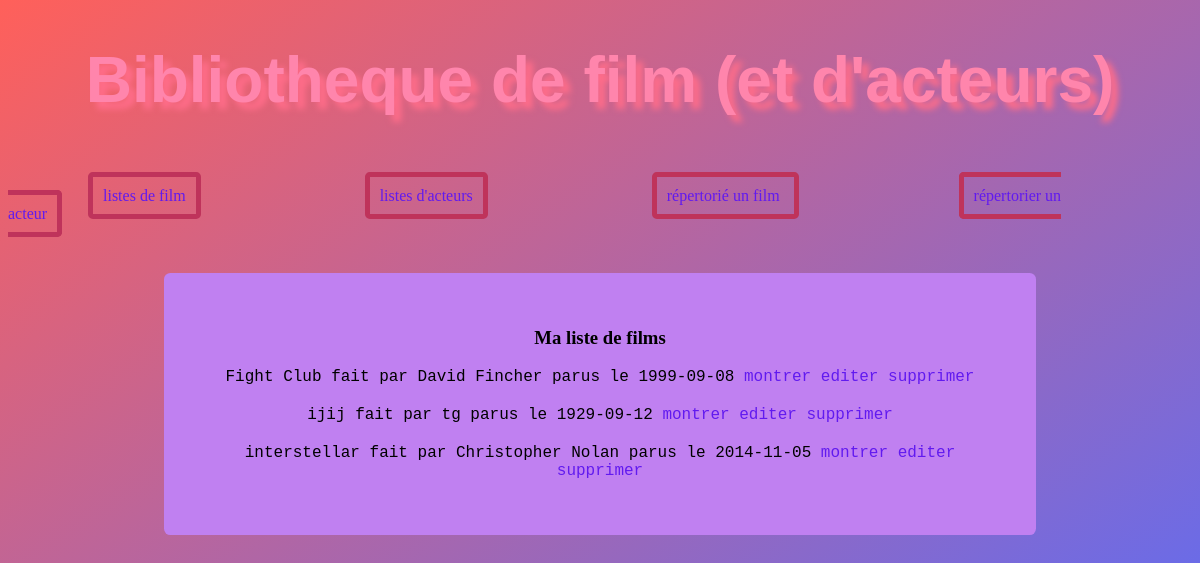
The page /mabibliotheque/index/ on the database as committed earlier.
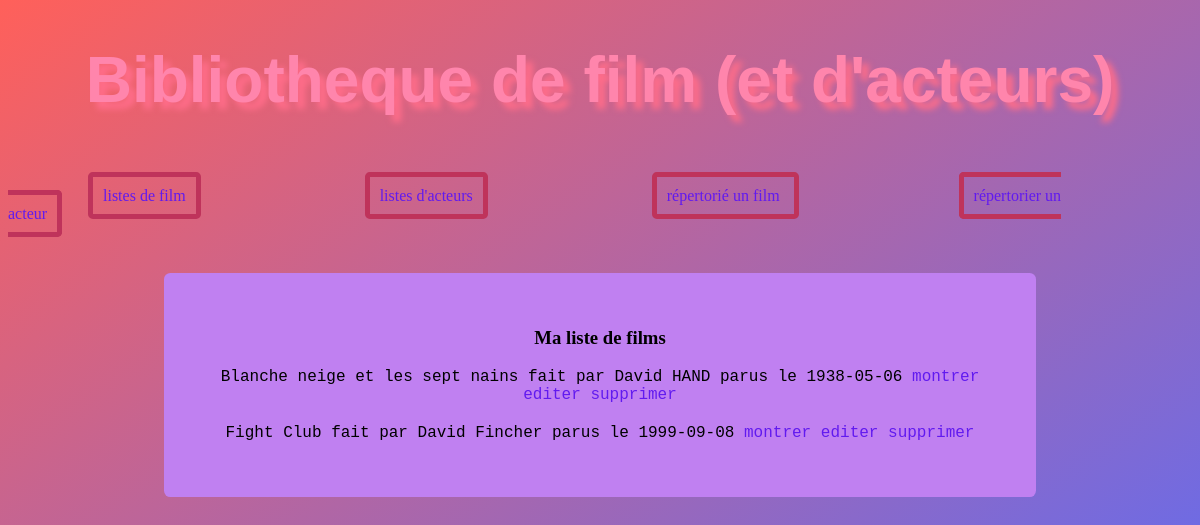
The same page on the database as committed later.
### mabibliotheque/models.py (models this page shows, shortened)
class Film(models.Model):
    titre = models.CharField(max_length=100)
    realisateur = models.CharField(max_length=100)
    date_sortie = models.DateField(blank=True, null=True)
    duree = models.IntegerField(blank=False)
    resume = models.TextField(null=True, blank=True)
    acteur = models.ForeignKey(Acteur, on_delete=models.CASCADE, null=True)
    def __str__(self):
        chaine = f"{self.titre} fait par {self.realisateur} parus le {self.date_sortie}"
        return chaine

### mabibliotheque/views.py (the view)
# urls.py: path('index/', views.index),
def index(request):
    liste = list(models.Film.objects.all())
    return render(request,"mabibliotheque/index.html",{"liste": liste})

### mabibliotheque/templates/mabibliotheque/index.html (shortened to what this page needs)
<!DOCTYPE html>
<html lang="fr">
<head>
    {% load static %}
    <link rel="stylesheet" type="text/css" href="{%static 'mabibliotheque/style.css'%}">
</head>
<body>
<h1 class="titreprincipale"> Bibliotheque de film (et d'acteurs) </h1>
<a class="cadretitre" href="/mabibliotheque/index"> listes de film</a>
<a class="cadretitre" href="/mabibliotheque/index2"> listes d'acteurs</a>
<a class="cadretitre" href="/mabibliotheque/ajout"> répertorié un film </a>
<a class="cadretitre" href="/mabibliotheque/formulaire2"> répertorier un acteur</a>
{% block content %}
<ol> <h3> Ma liste de films</h3>
    {% for l in liste %}
        <li> {{l}} <a href="/mabibliotheque/affiche/{{l.id}}/">montrer</a> <a href="/mabibliotheque/update/{{l.id}}/"> editer</a> <a href="/mabibliotheque/delete/{{l.id}}/"> supprimer</a></li>
    {% endfor %}
</ol>
{% endblock %}
</body>
</html>

### mabibliotheque/static/mabibliotheque/style.css (style rules this page uses)
body { height:100%; }
body { background: linear-gradient(to left top, rgba(54, 86, 462, 0.863), rgb(542, 96, 90)); background-attachment: fixed; }
.titreprincipale { font-family: 'Oswald', sans-serif; font-size: 4em; text-align: center; margin-bottom : 70px; text-shadow: 7px 7px 6px rgb(309, 109, 138); color:#FF85AC; }
a { text-align: center; text-decoration: none; color: #611AEF; }
.cadretitre { width: 25%; border: 5px solid rgb(191,51,91); border-radius: .3em; padding: 10px; display: row; justify-content: space-between; margin: 5em; }
li { list-style : none; margin-bottom: 20px; font-family : 'Andale Mono', monospace; }
ol, form { margin-top : 50px; padding : 3%; background-color : #C080F1; border-radius : .4em; text-align : center; margin-left: auto; margin-right: auto; width : 800px; }

Rows that differ between the two databases and show on the page:
removed Film: titre+realisateur+date_sortie "ijij fait par tg parus le 1929-09-12"
removed Film: titre+realisateur+date_sortie "interstellar fait par Christopher Nolan parus le 2014-11-05"
added Film: titre+realisateur+date_sortie "Blanche neige et les sept nains fait par David HAND parus le 1938-05-06"
